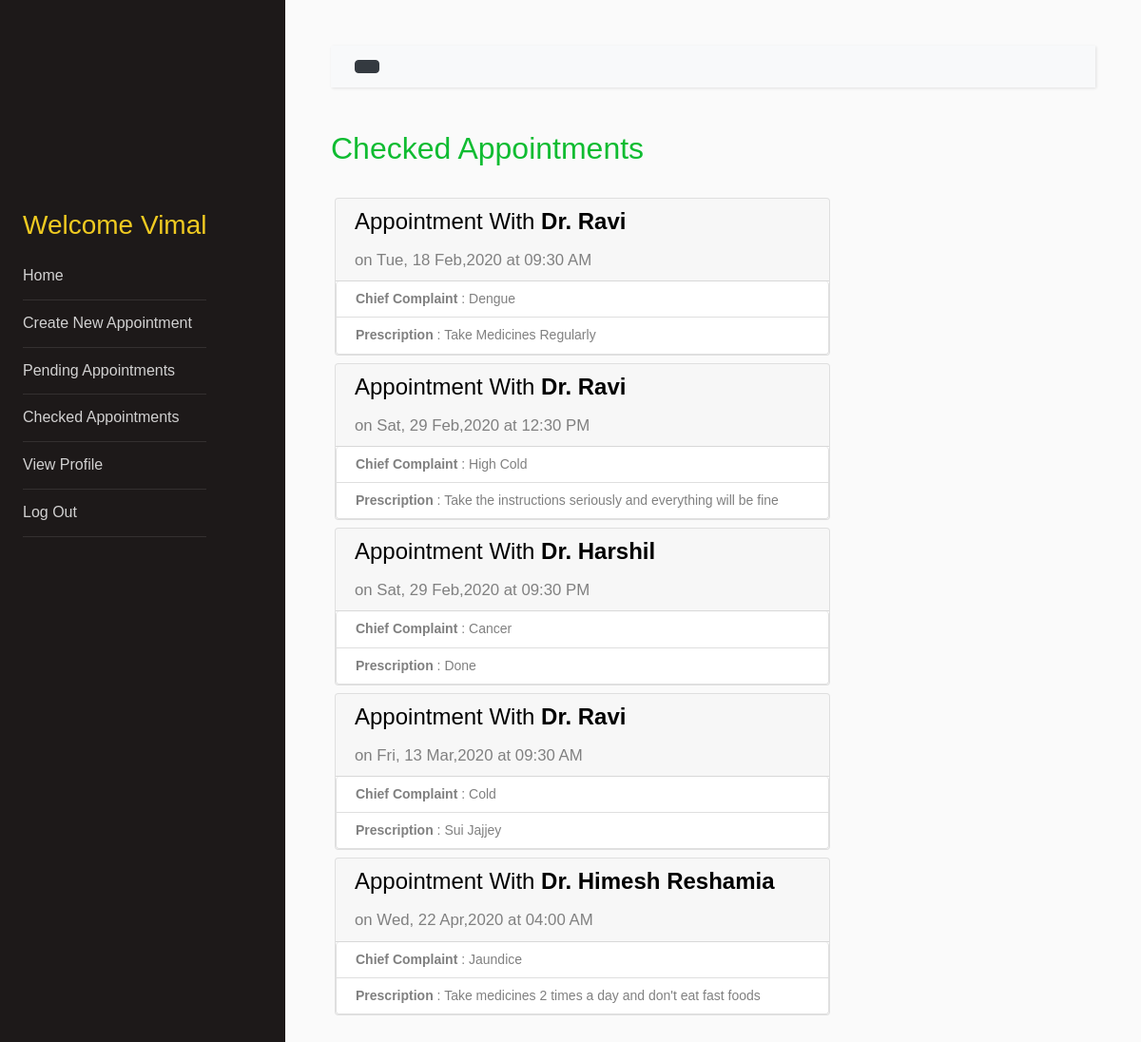
Page /patient/checkedappointments/ (signed in) on the committed database.
### patient/models.py (models this page shows)
class Patient(models.Model):
	email_id=models.EmailField(primary_key=True,max_length=30)
	password=models.CharField(max_length=20)
	name=models.CharField(max_length=30)
	gender=models.CharField(max_length=7)
	address=models.CharField(max_length=50)
	img_url=models.CharField(max_length=50)
	phoneno=models.IntegerField()
	birthdate=models.DateField('date of birth')

class PatientComplaint(models.Model):
	case_id=models.AutoField(primary_key=True)
	p_email=models.ForeignKey(Patient,on_delete=models.CASCADE)
	d_email=models.ForeignKey(Doctor,on_delete=models.CASCADE)
	chief_complaint=models.CharField(max_length=30)
	description=models.CharField(max_length=50)
	appointmentdate=models.DateTimeField(max_length=30)
	prescription=models.CharField(max_length=80)
	status=models.CharField(max_length=20)

### doctor/models.py (models this page shows)
class Doctor(models.Model):
	email_id=models.CharField(primary_key=True,max_length=30)
	password=models.CharField(max_length=20)
	name=models.CharField(max_length=30)
	gender=models.CharField(max_length=7)
	img_url=models.CharField(max_length=50)
	typeofdoctor=models.CharField(max_length=20)
	degree=models.CharField(max_length=30)
	hospital_address=models.CharField(max_length=50)
	phoneno=models.IntegerField()
	birthdate=models.DateField('date of birth')

### patient/views.py (the view)
# urls.py: path('checkedappointments/',views.CheckedAppointments.as_view(),name='checkedappointments'),
class CheckedAppointments(generic.ListView):
    template_name = 'patient/view_checkedappointments.html'
    context_object_name = 'checked_appointment_list'
    def get_queryset(self):
        email=self.request.session.get('email')
        return PatientComplaint.objects.filter(p_email=email,status='checked')

### doctor/context_processors.py (called while the page is built)
def getDoctorInfo(request):
	email=request.session.get('email')
	if(email is None):
		return {}
	try:
		d=Doctor.objects.get(email_id=email)
		return {'doctor_info':d}
	except Doctor.DoesNotExist:
		return {}

### patient/context_processors.py (called while the page is built)
def getPatientInfo(request):
	email=request.session.get('email')
	if(email is None):
		return {}
	try:
		p=Patient.objects.get(email_id=email)
		return {'patient_info':p}
	except Patient.DoesNotExist:
		return {}

### templates/patient/view_checkedappointments.html (shortened to what this page needs)
{% load static %}
<html lang="en">
    <head>
        <link rel="stylesheet" href="{% static 'css/bootstrap.min.css'%}">
        <link rel="stylesheet" href="{% static 'js/style.css'%}">
    </head>
    <body>
        {% include 'patient/_header.html' %}
       <h2 class="mb-4" style="color: #0fbc31">Checked Appointments</h2>
        {%for appointment in checked_appointment_list%}
                <div class="row" style="padding: 4px">
                    <div class="col-sm-8">
                        <div class="card" style="max-width:800px">
                            <div class="card-header" style="padding:6px 16px 6px 20px">
                                <h4>Appointment With
                                    <b>Dr. {{appointment.d_email.name}}</b>
                                </h4>
                                <small  style="font-size: larger;">
                                   on {{appointment.appointmentdate|date:"D, d M,Y \\a\\t h:i A"}}
                                </small>
                            </div>
                            <ul class="list-group">
                                <li class="list-group-item" style="padding:6px 16px 6px 20px">
                                    <strong>Chief Complaint</strong> : {{appointment.chief_complaint}}</li>
                                <li class="list-group-item" style="padding:6px 16px 6px 20px">
                                    <strong>Prescription</strong> : {{appointment.prescription}}</li>
                            </ul>
                        </div>
                    </div>
                </div>
        {%endfor%}
        {% include 'patient/_footer.html' %}
    </body>
</html>

### templates/patient/_header.html (shortened to what this page needs)
{% load static %}
<div class="wrapper d-flex align-items-stretch">
    <nav id="sidebar">
        <div class="p-4 pt-5" style="position: fixed;">
            <a href="#" class="img logo rounded-circle mb-5"
            style="background-image: url({% static patient_info.img_url %});"></a>
            <h3 style="color: #f0ca21">Welcome {{patient_info.name.split.0}} </h3>
            <ul class="list-unstyled components mb-5">
                <li class="nav-item "><a href="{% url 'patient:patienthome'%}" class="">Home</a></li>
                <li class="nav-item"><a href="{% url 'patient:createnewappointment'%}">Create New Appointment</a></li>
                <li class="nav-item"><a href="{% url 'patient:pendingappointments'%}">Pending Appointments</a></li>
                <li class="nav-item"><a href="{% url 'patient:checkedappointments'%}">Checked Appointments</a></li>
                <li class="nav-item"><a href="{% url 'patient:patientprofile'%}">View Profile</a></li>
                <li class="nav-item"><a href="{% url 'loginApp:logout'%}">Log Out</a></li>
            </ul>
        </div>
    </nav>
    <div id="content" class="p-4 p-md-5">
        <nav class="navbar navbar-expand-lg navbar-light bg-light">
            <div class="container-fluid">
                <button type="button" id="sidebarCollapse" class="btn btn-dark">
                </button>
            </div>
        </nav>

### templates/patient/_footer.html (shortened to what this page needs)
{%load static%}
</div>
</div>

### rows in the picture
Patient: name.split.0 "Vimal"
PatientComplaint: d_email.name "Ravi", appointmentdate "Tue, 18 Feb,2020 at 09:30 AM", chief_complaint "Dengue", prescription "Take Medicines Regularly"
PatientComplaint: d_email.name "Ravi", appointmentdate "Sat, 29 Feb,2020 at 12:30 PM", chief_complaint "High Cold", prescription "Take the instructions seriously and everything will be fine"
PatientComplaint: d_email.name "Harshil", appointmentdate "Sat, 29 Feb,2020 at 09:30 PM", chief_complaint "Cancer", prescription "Done"
PatientComplaint: d_email.name "Ravi", appointmentdate "Fri, 13 Mar,2020 at 09:30 AM", chief_complaint "Cold", prescription "Sui Jajjey"
PatientComplaint: d_email.name "Himesh Reshamia", appointmentdate "Wed, 22 Apr,2020 at 04:00 AM", chief_complaint "Jaundice", prescription "Take medicines 2 times a day and don't eat fast foods"
